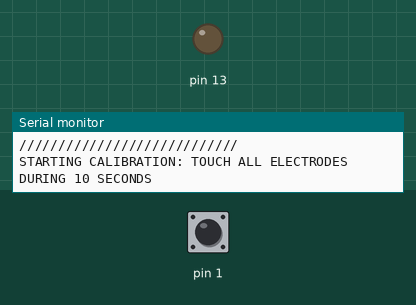
This sketch was run on a simulated Teensy 3. Parts: output pins drawn as LEDs (lit = HIGH), the last lines printed to the serial monitor. The test bench sets the inputs (shaded band); at power-on: pin 1 HIGH.

Above: at 5.1 s.
At 10.1 s:
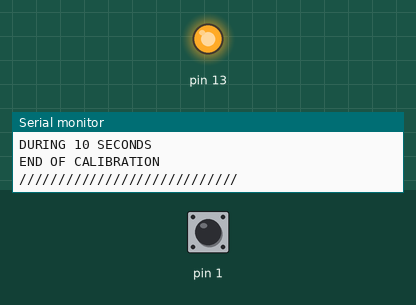
Timing chart, 0 to 11.6 s (numbered marks = the images above):
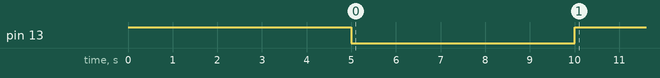

The sketch:

teenys-onetouch-calibrated.ino
```cpp
//
//Reads a capacitive pin and outputs MIDI CC values
//implementing first a simple calibration routine.
//
//Teensy LC offers 11 capacitive touch input pins.
//Touch inputs are 0, 1, 5, 6, 15, 16,17, 18, 19, 22, 23
//We are using here pin nr 1.
//
//Written by ultranoise based on Teensy MIDI examples provided by teensy prjc


#include <Bounce.h>

// the MIDI channel number to send messages
const int channel = 1;

// the MIDI CC we will use
const int controllerA0 = 11;

// a variable to calibrate
int capacitiveValue = 0;

// variables init to some maximums and minimums to calibrate
int sensorMin0 = 100000;      // fix an extreme minimum sensor value to be updated during calibration
int sensorMax0 = 0;           // fix an extreme maximum sensor value to be updated during calibration

// store previously sent values, to detect changes
int previousA0 = -1;

//this is a variable of type elapsedMillis (only in Teensy to measure time between loop iterations)
elapsedMillis msec = 0;


/*
 * In setup() we will calibrate the capacitive readings. If we want to map the capacitive input
 * to MIDI CC values (0-127), we have to know the input range because it will be different every time
 * you connect the usb cable.
 * This means that we will first read the maximum and minimum value of the capacitive pin when we touch
 * the cable or the object connected to it. We will run this cablibration during 10 seconds.
 * We will use the on board LED (pin 13) to signal the beginning (LED OFF) and end (LED ON) of the calibration routine.
 */
void setup() {

  Serial.begin(9600);

  //Switch the LED on at the very beginning of the program
  pinMode(13,OUTPUT);
  digitalWrite(13,HIGH);
  // Take 5 seconds before you begin the calibration routine
  delay(5000);


  // 1) Turn off LED to signal the start of the calibration period:
  pinMode(13, OUTPUT);
  digitalWrite(13, LOW);

  Serial.println("////////////////////////////");
  Serial.println("WELCOME TO THE PROGRAM");
  Serial.println("////////////////////////////");
  Serial.println("STARTING CALIBRATION: TOUCH ALL ELECTRODES");
  Serial.println("DURING 10 SECONDS");


  // 2) Calibrate during ten seconds.
  //From this loop we obtain the maximum (sensorMax0) and minimum (sensorMin0) readings.

  while (millis() < 10000) {

    //read the capacitive input nr 1
    capacitiveValue = touchRead(1);

    // record the maximum sensor value (sensorMax0 was initialized to 0)
    if (capacitiveValue > sensorMax0) {
      sensorMax0 = capacitiveValue;
    }

    // record the minimum sensor value (sensorMin0 was initialized to 100000)
    if (capacitiveValue < sensorMin0) {
      sensorMin0 = capacitiveValue;
    }

  }

  // signal the end of the calibration period switching ON the LED
  digitalWrite(13, HIGH);

  Serial.println("END OF CALIBRATION");
  Serial.println("////////////////////////////");

}

/*
 * in loop() we read the capacitive pin and send the CC value
 */
void loop() {

  // only check the analog inputs 50 times per second,
  // to prevent a flood of MIDI messages
  // This time control is made with the variable msec,
  // every time msec is bigger than 20 ms we read and try to send MIDI.
  if (msec >= 20) {
    msec = 0;     //reset msec to measure 20 ms from now on

    //Read capacitive pin
    int n0 = touchRead(1);

    // only transmit MIDI messages if analog input changed
    if (n0 != previousA0) {
      //send CC value mapping actual value with calibrated minimum and maximum
      usbMIDI.sendControlChange(controllerA0, map(n0,sensorMin0,sensorMax0,0,127), channel);
      previousA0 = n0;
    }

  }

  // MIDI Controllers should discard incoming MIDI messages.
  // http://forum.pjrc.com/threads/24179-Teensy-3-Ableton-Analog-CC-causes-midi-crash
  while (usbMIDI.read()) {
    // ignore incoming messages
  }

}
```
